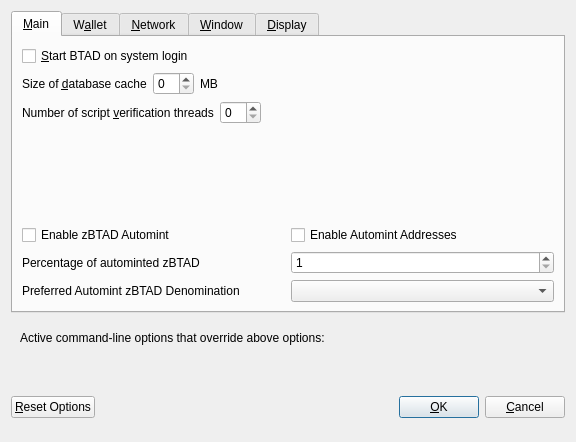
<?xml version="1.0" encoding="UTF-8"?>
<ui version="4.0">
 <class>OptionsDialog</class>
 <widget class="QDialog" name="OptionsDialog">
  <property name="geometry">
   <rect>
    <x>0</x>
    <y>0</y>
    <width>576</width>
    <height>442</height>
   </rect>
  </property>
  <property name="windowTitle">
   <string>Options</string>
  </property>
  <property name="modal">
   <bool>true</bool>
  </property>
  <layout class="QVBoxLayout" name="verticalLayout">
   <item>
    <widget class="QTabWidget" name="tabWidget">
     <property name="currentIndex">
      <number>0</number>
     </property>
     <widget class="QWidget" name="tabMain">
      <attribute name="title">
       <string>&amp;Main</string>
      </attribute>
      <layout class="QVBoxLayout" name="verticalLayout_Main">
       <item>
        <widget class="QCheckBox" name="bitcoinAtStartup">
         <property name="toolTip">
          <string>Automatically start BTAD after logging in to the system.</string>
         </property>
         <property name="text">
          <string>&amp;Start BTAD on system login</string>
         </property>
        </widget>
       </item>
       <item>
        <layout class="QHBoxLayout" name="horizontalLayout_2_Main">
         <item>
          <widget class="QLabel" name="databaseCacheLabel">
           <property name="text">
            <string>Size of &amp;database cache</string>
           </property>
           <property name="textFormat">
            <enum>Qt::PlainText</enum>
           </property>
           <property name="buddy">
            <cstring>databaseCache</cstring>
           </property>
          </widget>
         </item>
         <item>
          <widget class="QSpinBox" name="databaseCache"/>
         </item>
         <item>
          <widget class="QLabel" name="databaseCacheUnitLabel">
           <property name="text">
            <string>MB</string>
           </property>
           <property name="textFormat">
            <enum>Qt::PlainText</enum>
           </property>
          </widget>
         </item>
         <item>
          <spacer name="horizontalSpacer_2_Main">
           <property name="orientation">
            <enum>Qt::Horizontal</enum>
           </property>
           <property name="sizeHint" stdset="0">
            <size>
             <width>40</width>
             <height>20</height>
            </size>
           </property>
          </spacer>
         </item>
        </layout>
       </item>
       <item>
        <layout class="QHBoxLayout" name="horizontalLayout_3_Main">
         <item>
          <widget class="QLabel" name="threadsScriptVerifLabel">
           <property name="text">
            <string>Number of script &amp;verification threads</string>
           </property>
           <property name="textFormat">
            <enum>Qt::PlainText</enum>
           </property>
           <property name="buddy">
            <cstring>threadsScriptVerif</cstring>
           </property>
          </widget>
         </item>
         <item>
          <widget class="QSpinBox" name="threadsScriptVerif">
           <property name="toolTip">
            <string>(0 = auto, &lt;0 = leave that many cores free)</string>
           </property>
          </widget>
         </item>
         <item>
          <spacer name="horizontalSpacer_3_Main">
           <property name="orientation">
            <enum>Qt::Horizontal</enum>
           </property>
           <property name="sizeHint" stdset="0">
            <size>
             <width>40</width>
             <height>20</height>
            </size>
           </property>
          </spacer>
         </item>
        </layout>
       </item>
       <item>
        <spacer name="verticalSpacer_2">
         <property name="orientation">
          <enum>Qt::Vertical</enum>
         </property>
         <property name="sizeHint" stdset="0">
          <size>
           <width>20</width>
           <height>40</height>
          </size>
         </property>
        </spacer>
       </item>
       <item>
        <widget class="QWidget" name="verticalZpivOptionsWidget" native="true">
         <layout class="QVBoxLayout" name="verticalZpivOptionsLayout">
          <property name="margin">
           <number>0</number>
          </property>
          <item>
           <layout class="QHBoxLayout" name="horizontalAutomintingLayout">
            <item>
             <widget class="QCheckBox" name="checkBoxZeromintEnable">
              <property name="toolTip">
               <string>Enable automatic minting of BTAD units to zBTAD</string>
              </property>
              <property name="layoutDirection">
               <enum>Qt::LeftToRight</enum>
              </property>
              <property name="text">
               <string>Enable zBTAD Automint</string>
              </property>
             </widget>
            </item>
            <item>
             <widget class="QCheckBox" name="checkBoxZeromintAddresses">
              <property name="toolTip">
               <string>Enable automatic zBTAD minting from specific addresses</string>
              </property>
              <property name="layoutDirection">
               <enum>Qt::LeftToRight</enum>
              </property>
              <property name="text">
               <string>Enable Automint Addresses</string>
              </property>
             </widget>
            </item>
           </layout>
          </item>
          <item>
           <layout class="QHBoxLayout" name="horizontalZmintPercentageLayout">
            <item>
             <widget class="QLabel" name="percentage_label">
              <property name="toolTip">
               <string>Percentage of incoming BTAD which get automatically converted to zBTAD via Zerocoin Protocol (min: 10%)</string>
              </property>
              <property name="text">
               <string>Percentage of autominted zBTAD</string>
              </property>
             </widget>
            </item>
            <item>
             <widget class="QSpinBox" name="zeromintPercentage">
              <property name="minimum">
               <number>1</number>
              </property>
              <property name="maximum">
               <number>100</number>
              </property>
             </widget>
            </item>
           </layout>
          </item>
          <item>
           <layout class="QHBoxLayout" name="horizontalLayout" stretch="0,0">
            <property name="sizeConstraint">
             <enum>QLayout::SetFixedSize</enum>
            </property>
            <item>
             <widget class="QLabel" name="labelPreferredDenom">
              <property name="maximumSize">
               <size>
                <width>16777215</width>
                <height>16777215</height>
               </size>
              </property>
              <property name="toolTip">
               <string>Wait with automatic conversion to Zerocoin until enough BTAD for this denomination is available</string>
              </property>
              <property name="text">
               <string>Preferred Automint zBTAD Denomination</string>
              </property>
             </widget>
            </item>
            <item>
             <widget class="QComboBox" name="preferredDenom">
              <property name="maximumSize">
               <size>
                <width>16777215</width>
                <height>27</height>
               </size>
              </property>
              <property name="toolTip">
               <string>Wait with automatic conversion to Zerocoin until enough BTAD for this denomination is available</string>
              </property>
              <property name="maxVisibleItems">
               <number>9</number>
              </property>
              <property name="maxCount">
               <number>9</number>
              </property>
             </widget>
            </item>
           </layout>
          </item>
         </layout>
        </widget>
       </item>
      </layout>
     </widget>
     <widget class="QWidget" name="tabWallet">
      <attribute name="title">
       <string>W&amp;allet</string>
      </attribute>
      <layout class="QVBoxLayout" name="verticalLayout_Wallet">
       <item>
        <layout class="QHBoxLayout" name="horizontalLayout_2_Wallet">
         <item>
          <widget class="QLabel" name="labelStakeSplitThresholdText">
           <property name="text">
            <string>Stake split threshold:</string>
           </property>
          </widget>
         </item>
         <item>
          <widget class="QSpinBox" name="spinBoxStakeSplitThreshold">
           <property name="minimum">
            <number>1</number>
           </property>
           <property name="maximum">
            <number>999999</number>
           </property>
          </widget>
         </item>
        </layout>
       </item>
       <item>
        <widget class="QGroupBox" name="groupBox">
         <property name="title">
          <string>Expert</string>
         </property>
         <layout class="QVBoxLayout" name="verticalLayout_2">
          <item>
           <widget class="QCheckBox" name="coinControlFeatures">
            <property name="toolTip">
             <string>Whether to show coin control features or not.</string>
            </property>
            <property name="text">
             <string>Enable coin &amp;control features</string>
            </property>
           </widget>
          </item>
          <item>
           <widget class="QCheckBox" name="showMasternodesTab">
            <property name="toolTip">
             <string>Show additional tab listing all your masternodes in first sub-tab&lt;br/&gt;and all masternodes on the network in second sub-tab.</string>
            </property>
            <property name="text">
             <string>Show Masternodes Tab</string>
            </property>
           </widget>
          </item>
          <item>
           <widget class="QCheckBox" name="spendZeroConfChange">
            <property name="toolTip">
             <string>If you disable the spending of unconfirmed change, the change from a transaction&lt;br/&gt;cannot be used until that transaction has at least one confirmation.&lt;br/&gt;This also affects how your balance is computed.</string>
            </property>
            <property name="text">
             <string>&amp;Spend unconfirmed change</string>
            </property>
           </widget>
          </item>
         </layout>
        </widget>
       </item>
       <item>
        <spacer name="verticalSpacer_Wallet">
         <property name="orientation">
          <enum>Qt::Vertical</enum>
         </property>
         <property name="sizeHint" stdset="0">
          <size>
           <width>20</width>
           <height>40</height>
          </size>
         </property>
        </spacer>
       </item>
      </layout>
     </widget>
     <widget class="QWidget" name="tabNetwork">
      <attribute name="title">
       <string>&amp;Network</string>
      </attribute>
      <layout class="QVBoxLayout" name="verticalLayout_Network">
       <item>
        <widget class="QCheckBox" name="mapPortUpnp">
         <property name="toolTip">
          <string>Automatically open the BTAD client port on the router. This only works when your router supports UPnP and it is enabled.</string>
         </property>
         <property name="text">
          <string>Map port using &amp;UPnP</string>
         </property>
        </widget>
       </item>
       <item>
        <widget class="QCheckBox" name="allowIncoming">
         <property name="toolTip">
          <string>Accept connections from outside</string>
         </property>
         <property name="text">
          <string>Allow incoming connections</string>
         </property>
        </widget>
       </item>
       <item>
        <widget class="QCheckBox" name="connectSocks">
         <property name="toolTip">
          <string>Connect to the BTAD network through a SOCKS5 proxy.</string>
         </property>
         <property name="text">
          <string>&amp;Connect through SOCKS5 proxy (default proxy):</string>
         </property>
        </widget>
       </item>
       <item>
        <layout class="QHBoxLayout" name="horizontalLayout_1_Network">
         <item>
          <widget class="QLabel" name="proxyIpLabel">
           <property name="text">
            <string>Proxy &amp;IP:</string>
           </property>
           <property name="textFormat">
            <enum>Qt::PlainText</enum>
           </property>
           <property name="buddy">
            <cstring>proxyIp</cstring>
           </property>
          </widget>
         </item>
         <item>
          <widget class="QValidatedLineEdit" name="proxyIp">
           <property name="minimumSize">
            <size>
             <width>140</width>
             <height>0</height>
            </size>
           </property>
           <property name="maximumSize">
            <size>
             <width>140</width>
             <height>16777215</height>
            </size>
           </property>
           <property name="toolTip">
            <string>IP address of the proxy (e.g. IPv4: 127.0.0.1 / IPv6: ::1)</string>
           </property>
          </widget>
         </item>
         <item>
          <widget class="QLabel" name="proxyPortLabel">
           <property name="text">
            <string>&amp;Port:</string>
           </property>
           <property name="textFormat">
            <enum>Qt::PlainText</enum>
           </property>
           <property name="buddy">
            <cstring>proxyPort</cstring>
           </property>
          </widget>
         </item>
         <item>
          <widget class="QLineEdit" name="proxyPort">
           <property name="minimumSize">
            <size>
             <width>55</width>
             <height>0</height>
            </size>
           </property>
           <property name="maximumSize">
            <size>
             <width>55</width>
             <height>16777215</height>
            </size>
           </property>
           <property name="toolTip">
            <string>Port of the proxy (e.g. 9050)</string>
           </property>
          </widget>
         </item>
         <item>
          <spacer name="horizontalSpacer_1_Network">
           <property name="orientation">
            <enum>Qt::Horizontal</enum>
           </property>
           <property name="sizeHint" stdset="0">
            <size>
             <width>40</width>
             <height>20</height>
            </size>
           </property>
          </spacer>
         </item>
        </layout>
       </item>
       <item>
        <spacer name="verticalSpacer_Network">
         <property name="orientation">
          <enum>Qt::Vertical</enum>
         </property>
         <property name="sizeHint" stdset="0">
          <size>
           <width>20</width>
           <height>40</height>
          </size>
         </property>
        </spacer>
       </item>
      </layout>
     </widget>
     <widget class="QWidget" name="tabWindow">
      <attribute name="title">
       <string>&amp;Window</string>
      </attribute>
      <layout class="QVBoxLayout" name="verticalLayout_Window">
       <item>
        <widget class="QCheckBox" name="minimizeToTray">
         <property name="toolTip">
          <string>Show only a tray icon after minimizing the window.</string>
         </property>
         <property name="text">
          <string>&amp;Minimize to the tray instead of the taskbar</string>
         </property>
        </widget>
       </item>
       <item>
        <widget class="QCheckBox" name="minimizeOnClose">
         <property name="toolTip">
          <string>Minimize instead of exit the application when the window is closed. When this option is enabled, the application will be closed only after selecting Quit in the menu.</string>
         </property>
         <property name="text">
          <string>M&amp;inimize on close</string>
         </property>
        </widget>
       </item>
       <item>
        <spacer name="verticalSpacer_Window">
         <property name="orientation">
          <enum>Qt::Vertical</enum>
         </property>
         <property name="sizeHint" stdset="0">
          <size>
           <width>20</width>
           <height>40</height>
          </size>
         </property>
        </spacer>
       </item>
      </layout>
     </widget>
     <widget class="QWidget" name="tabDisplay">
      <attribute name="title">
       <string>&amp;Display</string>
      </attribute>
      <layout class="QVBoxLayout" name="verticalLayout_Display">
       <item>
        <layout class="QHBoxLayout" name="horizontalLayout_1_Display">
         <item>
          <widget class="QLabel" name="langLabel">
           <property name="text">
            <string>User Interface &amp;language:</string>
           </property>
           <property name="textFormat">
            <enum>Qt::PlainText</enum>
           </property>
           <property name="buddy">
            <cstring>lang</cstring>
           </property>
          </widget>
         </item>
         <item>
          <widget class="QValueComboBox" name="lang">
           <property name="toolTip">
            <string>The user interface language can be set here. This setting will take effect after restarting BTAD.</string>
           </property>
          </widget>
         </item>
        </layout>
       </item>
       <item>
        <widget class="QLabel" name="label_3">
         <property name="toolTip">
          <string notr="true"/>
         </property>
         <property name="statusTip">
          <string notr="true"/>
         </property>
         <property name="whatsThis">
          <string notr="true"/>
         </property>
         <property name="accessibleName">
          <string notr="true"/>
         </property>
         <property name="text">
          <string>Language missing or translation incomplete? Help contributing translations here:
https://www.transifex.com/BitcoinAdult-project/BitcoinAdult-project-translations</string>
         </property>
         <property name="wordWrap">
          <bool>true</bool>
         </property>
         <property name="openExternalLinks">
          <bool>true</bool>
         </property>
         <property name="textInteractionFlags">
          <set>Qt::TextBrowserInteraction</set>
         </property>
        </widget>
       </item>
       <item>
        <layout class="QHBoxLayout" name="horizontalLayout_2_Display" stretch="0,0">
         <item>
          <widget class="QLabel" name="themeLabel">
           <property name="text">
            <string>User Interface Theme:</string>
           </property>
          </widget>
         </item>
         <item>
          <widget class="QValueComboBox" name="theme"/>
         </item>
        </layout>
       </item>
       <item>
        <widget class="QWidget" name="verticalZpivDisplayWidget" native="true">
         <layout class="QVBoxLayout" name="verticalZpivDisplayLayout">
          <property name="margin">
           <number>0</number>
          </property>
          <item>
           <widget class="Line" name="line">
            <property name="orientation">
             <enum>Qt::Horizontal</enum>
            </property>
           </widget>
          </item>
          <item>
           <layout class="QHBoxLayout" name="horizontalLayout_3_Display">
            <item>
             <widget class="QLabel" name="unitLabel">
              <property name="text">
               <string>Unit to show amounts in:</string>
              </property>
              <property name="textFormat">
               <enum>Qt::PlainText</enum>
              </property>
             </widget>
            </item>
            <item>
             <widget class="QValueComboBox" name="unit">
              <property name="toolTip">
               <string>Choose the default subdivision unit to show in the interface and when sending coins.</string>
              </property>
             </widget>
            </item>
           </layout>
          </item>
          <item>
           <layout class="QHBoxLayout" name="horizontalLayout_4_Display">
            <item>
             <widget class="QLabel" name="digitsLabel">
              <property name="text">
               <string>Decimal digits</string>
              </property>
             </widget>
            </item>
            <item>
             <widget class="QValueComboBox" name="digits"/>
            </item>
           </layout>
          </item>
          <item>
           <layout class="QHBoxLayout" name="horizontalLayout_5_Display">
            <item>
             <widget class="QCheckBox" name="checkBoxHideZeroBalances">
              <property name="toolTip">
               <string>Hide empty balances</string>
              </property>
              <property name="layoutDirection">
               <enum>Qt::LeftToRight</enum>
              </property>
              <property name="text">
               <string>Hide empty balances</string>
              </property>
             </widget>
            </item>
            <item>
             <widget class="QCheckBox" name="checkBoxHideOrphans">
              <property name="toolTip">
               <string>Hide orphan stakes in transaction lists</string>
              </property>
              <property name="text">
               <string>Hide orphan stakes</string>
              </property>
             </widget>
            </item>
            <item>
             <spacer name="horizontalSpacer">
              <property name="orientation">
               <enum>Qt::Horizontal</enum>
              </property>
              <property name="sizeHint" stdset="0">
               <size>
                <width>40</width>
                <height>20</height>
               </size>
              </property>
             </spacer>
            </item>
           </layout>
          </item>
          <item>
           <layout class="QHBoxLayout" name="horizontalLayout_6_Display">
            <item>
             <widget class="QLabel" name="thirdPartyTxUrlsLabel">
              <property name="toolTip">
               <string>Third party URLs (e.g. a block explorer) that appear in the transactions tab as context menu items. %s in the URL is replaced by transaction hash. Multiple URLs are separated by vertical bar |.</string>
              </property>
              <property name="text">
               <string>Third party transaction URLs</string>
              </property>
             </widget>
            </item>
            <item>
             <widget class="QLineEdit" name="thirdPartyTxUrls">
              <property name="toolTip">
               <string>Third party URLs (e.g. a block explorer) that appear in the transactions tab as context menu items. %s in the URL is replaced by transaction hash. Multiple URLs are separated by vertical bar |.</string>
              </property>
             </widget>
            </item>
           </layout>
          </item>
         </layout>
        </widget>
       </item>
       <item>
        <spacer name="verticalSpacer">
         <property name="orientation">
          <enum>Qt::Vertical</enum>
         </property>
         <property name="sizeHint" stdset="0">
          <size>
           <width>20</width>
           <height>40</height>
          </size>
         </property>
        </spacer>
       </item>
      </layout>
     </widget>
    </widget>
   </item>
   <item>
    <widget class="QFrame" name="frame">
     <layout class="QVBoxLayout" name="verticalLayout_Bottom">
      <item>
       <layout class="QHBoxLayout" name="horizontalLayout_Bottom">
        <item>
         <widget class="QLabel" name="overriddenByCommandLineInfoLabel">
          <property name="text">
           <string>Active command-line options that override above options:</string>
          </property>
          <property name="textFormat">
           <enum>Qt::PlainText</enum>
          </property>
         </widget>
        </item>
        <item>
         <spacer name="horizontalSpacer_Bottom">
          <property name="orientation">
           <enum>Qt::Horizontal</enum>
          </property>
          <property name="sizeHint" stdset="0">
           <size>
            <width>40</width>
            <height>20</height>
           </size>
          </property>
         </spacer>
        </item>
       </layout>
      </item>
      <item>
       <widget class="QLabel" name="overriddenByCommandLineLabel">
        <property name="text">
         <string/>
        </property>
        <property name="textFormat">
         <enum>Qt::PlainText</enum>
        </property>
        <property name="wordWrap">
         <bool>true</bool>
        </property>
       </widget>
      </item>
     </layout>
    </widget>
   </item>
   <item>
    <layout class="QHBoxLayout" name="horizontalLayout_Buttons">
     <item>
      <widget class="QPushButton" name="resetButton">
       <property name="toolTip">
        <string>Reset all client options to default.</string>
       </property>
       <property name="text">
        <string>&amp;Reset Options</string>
       </property>
       <property name="autoDefault">
        <bool>false</bool>
       </property>
      </widget>
     </item>
     <item>
      <spacer name="horizontalSpacer_1">
       <property name="orientation">
        <enum>Qt::Horizontal</enum>
       </property>
       <property name="sizeHint" stdset="0">
        <size>
         <width>40</width>
         <height>48</height>
        </size>
       </property>
      </spacer>
     </item>
     <item>
      <widget class="QLabel" name="statusLabel">
       <property name="minimumSize">
        <size>
         <width>200</width>
         <height>0</height>
        </size>
       </property>
       <property name="font">
        <font>
         <weight>75</weight>
         <bold>true</bold>
        </font>
       </property>
       <property name="text">
        <string/>
       </property>
       <property name="textFormat">
        <enum>Qt::PlainText</enum>
       </property>
       <property name="wordWrap">
        <bool>true</bool>
       </property>
      </widget>
     </item>
     <item>
      <spacer name="horizontalSpacer_2">
       <property name="orientation">
        <enum>Qt::Horizontal</enum>
       </property>
       <property name="sizeHint" stdset="0">
        <size>
         <width>40</width>
         <height>48</height>
        </size>
       </property>
      </spacer>
     </item>
     <item>
      <widget class="QPushButton" name="okButton">
       <property name="text">
        <string>&amp;OK</string>
       </property>
       <property name="autoDefault">
        <bool>false</bool>
       </property>
       <property name="default">
        <bool>true</bool>
       </property>
      </widget>
     </item>
     <item>
      <widget class="QPushButton" name="cancelButton">
       <property name="text">
        <string>&amp;Cancel</string>
       </property>
       <property name="autoDefault">
        <bool>false</bool>
       </property>
      </widget>
     </item>
    </layout>
   </item>
  </layout>
 </widget>
 <customwidgets>
  <customwidget>
   <class>QValidatedLineEdit</class>
   <extends>QLineEdit</extends>
   <header>qvalidatedlineedit.h</header>
  </customwidget>
  <customwidget>
   <class>QValueComboBox</class>
   <extends>QComboBox</extends>
   <header>qvaluecombobox.h</header>
  </customwidget>
 </customwidgets>
 <resources/>
 <connections/>
</ui>
